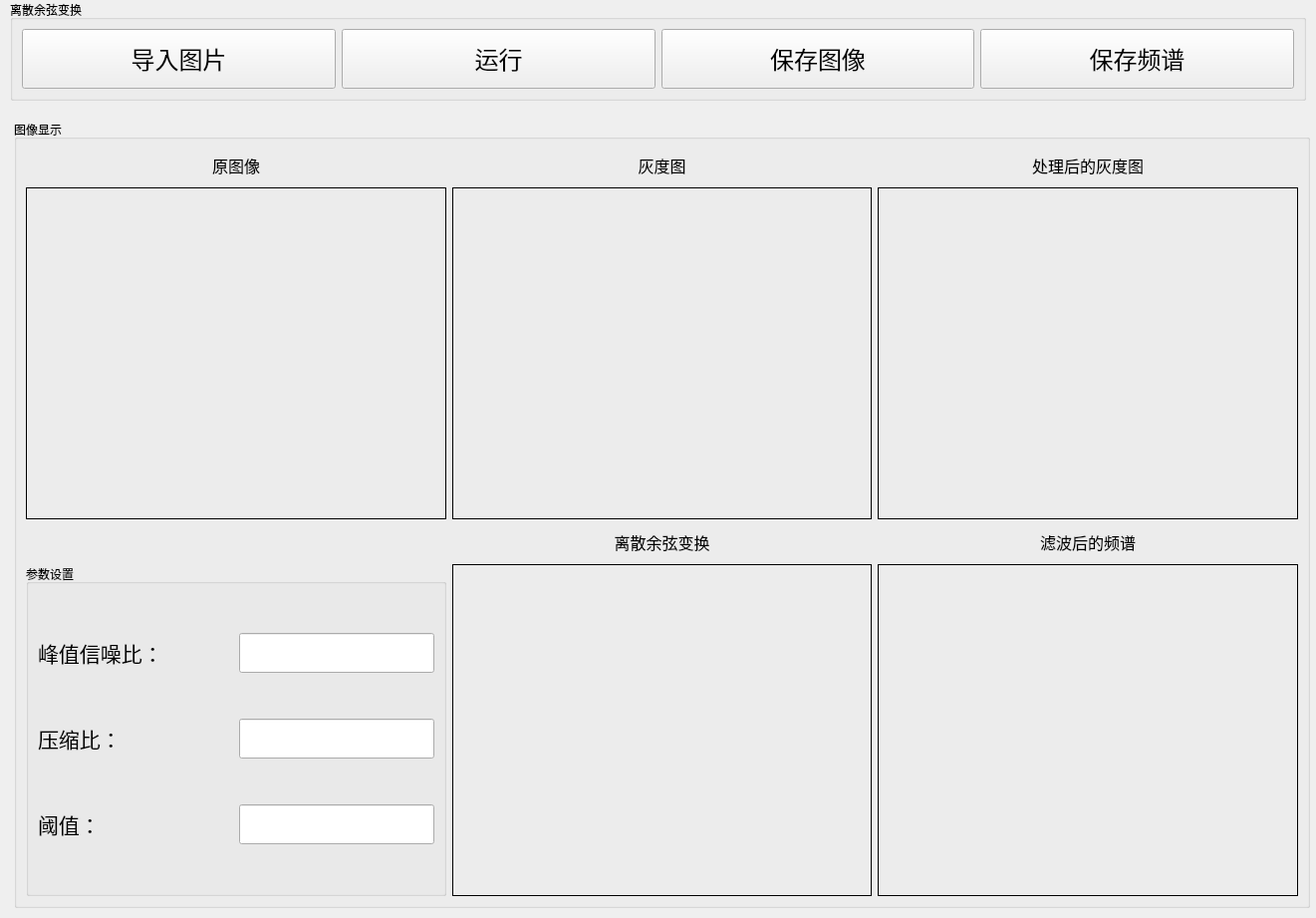
<?xml version="1.0" encoding="UTF-8"?>
<ui version="4.0">
 <class>Form</class>
 <widget class="QWidget" name="Form">
  <property name="geometry">
   <rect>
    <x>0</x>
    <y>0</y>
    <width>1321</width>
    <height>921</height>
   </rect>
  </property>
  <property name="windowTitle">
   <string>Form</string>
  </property>
  <widget class="QGroupBox" name="horizontalGroupBox">
   <property name="geometry">
    <rect>
     <x>10</x>
     <y>0</y>
     <width>1301</width>
     <height>101</height>
    </rect>
   </property>
   <property name="title">
    <string>离散余弦变换</string>
   </property>
   <layout class="QHBoxLayout" name="horizontalLayout" stretch="1,1,1,1">
    <item>
     <widget class="QPushButton" name="pushButton">
      <property name="minimumSize">
       <size>
        <width>0</width>
        <height>60</height>
       </size>
      </property>
      <property name="sizeIncrement">
       <size>
        <width>170</width>
        <height>20</height>
       </size>
      </property>
      <property name="font">
       <font>
        <family>宋体</family>
        <pointsize>18</pointsize>
       </font>
      </property>
      <property name="text">
       <string>导入图片</string>
      </property>
     </widget>
    </item>
    <item>
     <widget class="QPushButton" name="pushButton_2">
      <property name="minimumSize">
       <size>
        <width>70</width>
        <height>60</height>
       </size>
      </property>
      <property name="maximumSize">
       <size>
        <width>1000</width>
        <height>60</height>
       </size>
      </property>
      <property name="sizeIncrement">
       <size>
        <width>170</width>
        <height>20</height>
       </size>
      </property>
      <property name="font">
       <font>
        <family>宋体</family>
        <pointsize>18</pointsize>
       </font>
      </property>
      <property name="text">
       <string>运行</string>
      </property>
     </widget>
    </item>
    <item>
     <widget class="QPushButton" name="pushButton_3">
      <property name="maximumSize">
       <size>
        <width>16777215</width>
        <height>60</height>
       </size>
      </property>
      <property name="font">
       <font>
        <family>宋体</family>
        <pointsize>18</pointsize>
       </font>
      </property>
      <property name="text">
       <string>保存图像</string>
      </property>
     </widget>
    </item>
    <item>
     <widget class="QPushButton" name="pushButton_4">
      <property name="maximumSize">
       <size>
        <width>16777215</width>
        <height>60</height>
       </size>
      </property>
      <property name="font">
       <font>
        <family>宋体</family>
        <pointsize>18</pointsize>
       </font>
      </property>
      <property name="text">
       <string>保存频谱</string>
      </property>
     </widget>
    </item>
   </layout>
  </widget>
  <widget class="QGroupBox" name="gridGroupBox">
   <property name="geometry">
    <rect>
     <x>14</x>
     <y>120</y>
     <width>1301</width>
     <height>791</height>
    </rect>
   </property>
   <property name="title">
    <string>图像显示</string>
   </property>
   <layout class="QGridLayout" name="gridLayout" rowstretch="1,10,1,10" columnstretch="1,1,1">
    <item row="0" column="0">
     <widget class="QLabel" name="label">
      <property name="font">
       <font>
        <family>宋体</family>
        <pointsize>12</pointsize>
       </font>
      </property>
      <property name="tabletTracking">
       <bool>false</bool>
      </property>
      <property name="text">
       <string>原图像</string>
      </property>
      <property name="alignment">
       <set>Qt::AlignCenter</set>
      </property>
     </widget>
    </item>
    <item row="0" column="1">
     <widget class="QLabel" name="label_3">
      <property name="font">
       <font>
        <family>宋体</family>
        <pointsize>12</pointsize>
       </font>
      </property>
      <property name="tabletTracking">
       <bool>false</bool>
      </property>
      <property name="text">
       <string>灰度图</string>
      </property>
      <property name="alignment">
       <set>Qt::AlignCenter</set>
      </property>
     </widget>
    </item>
    <item row="1" column="1">
     <widget class="QLabel" name="label_grey">
      <property name="styleSheet">
       <string notr="true">border: 1px solid black;</string>
      </property>
      <property name="text">
       <string/>
      </property>
     </widget>
    </item>
    <item row="1" column="0">
     <widget class="QLabel" name="label_origin">
      <property name="styleSheet">
       <string notr="true">border: 1px solid black;</string>
      </property>
      <property name="text">
       <string/>
      </property>
     </widget>
    </item>
    <item row="2" column="1">
     <widget class="QLabel" name="label_4">
      <property name="font">
       <font>
        <family>宋体</family>
        <pointsize>12</pointsize>
       </font>
      </property>
      <property name="tabletTracking">
       <bool>false</bool>
      </property>
      <property name="text">
       <string>离散余弦变换</string>
      </property>
      <property name="alignment">
       <set>Qt::AlignCenter</set>
      </property>
     </widget>
    </item>
    <item row="3" column="1">
     <widget class="QLabel" name="label_grey_cos">
      <property name="styleSheet">
       <string notr="true">border: 1px solid black;</string>
      </property>
      <property name="text">
       <string/>
      </property>
     </widget>
    </item>
    <item row="0" column="2">
     <widget class="QLabel" name="label_5">
      <property name="font">
       <font>
        <family>宋体</family>
        <pointsize>12</pointsize>
       </font>
      </property>
      <property name="tabletTracking">
       <bool>false</bool>
      </property>
      <property name="text">
       <string>处理后的灰度图</string>
      </property>
      <property name="alignment">
       <set>Qt::AlignCenter</set>
      </property>
     </widget>
    </item>
    <item row="1" column="2">
     <widget class="QLabel" name="label_filter">
      <property name="styleSheet">
       <string notr="true">border: 1px solid black;</string>
      </property>
      <property name="text">
       <string/>
      </property>
     </widget>
    </item>
    <item row="2" column="2">
     <widget class="QLabel" name="label_6">
      <property name="font">
       <font>
        <family>宋体</family>
        <pointsize>12</pointsize>
       </font>
      </property>
      <property name="tabletTracking">
       <bool>false</bool>
      </property>
      <property name="text">
       <string>滤波后的频谱</string>
      </property>
      <property name="alignment">
       <set>Qt::AlignCenter</set>
      </property>
     </widget>
    </item>
    <item row="3" column="2">
     <widget class="QLabel" name="label_filter_cos">
      <property name="styleSheet">
       <string notr="true">border: 1px solid black;</string>
      </property>
      <property name="text">
       <string/>
      </property>
     </widget>
    </item>
    <item row="3" column="0">
     <widget class="QGroupBox" name="gridGroupBox_2">
      <property name="title">
       <string>参数设置</string>
      </property>
      <layout class="QGridLayout" name="gridLayout_2" columnstretch="1,1">
       <item row="1" column="0">
        <widget class="QLabel" name="label_7">
         <property name="minimumSize">
          <size>
           <width>0</width>
           <height>40</height>
          </size>
         </property>
         <property name="font">
          <font>
           <pointsize>16</pointsize>
          </font>
         </property>
         <property name="text">
          <string>压缩比：</string>
         </property>
        </widget>
       </item>
       <item row="1" column="1">
        <widget class="QLineEdit" name="lineEdit_CR">
         <property name="minimumSize">
          <size>
           <width>0</width>
           <height>40</height>
          </size>
         </property>
         <property name="font">
          <font>
           <pointsize>12</pointsize>
          </font>
         </property>
         <property name="text">
          <string/>
         </property>
        </widget>
       </item>
       <item row="0" column="0">
        <widget class="QLabel" name="label_2">
         <property name="minimumSize">
          <size>
           <width>0</width>
           <height>40</height>
          </size>
         </property>
         <property name="font">
          <font>
           <pointsize>16</pointsize>
          </font>
         </property>
         <property name="text">
          <string>峰值信噪比：</string>
         </property>
        </widget>
       </item>
       <item row="0" column="1">
        <widget class="QLineEdit" name="lineEdit_SNR">
         <property name="minimumSize">
          <size>
           <width>0</width>
           <height>40</height>
          </size>
         </property>
         <property name="font">
          <font>
           <pointsize>12</pointsize>
          </font>
         </property>
         <property name="text">
          <string/>
         </property>
        </widget>
       </item>
       <item row="2" column="1">
        <widget class="QLineEdit" name="lineEdit_threshold">
         <property name="minimumSize">
          <size>
           <width>0</width>
           <height>40</height>
          </size>
         </property>
         <property name="font">
          <font>
           <pointsize>12</pointsize>
          </font>
         </property>
         <property name="text">
          <string/>
         </property>
        </widget>
       </item>
       <item row="2" column="0">
        <widget class="QLabel" name="label_9">
         <property name="minimumSize">
          <size>
           <width>0</width>
           <height>40</height>
          </size>
         </property>
         <property name="font">
          <font>
           <pointsize>16</pointsize>
          </font>
         </property>
         <property name="text">
          <string>阈值：</string>
         </property>
        </widget>
       </item>
      </layout>
     </widget>
    </item>
   </layout>
  </widget>
 </widget>
 <resources/>
 <connections/>
</ui>
